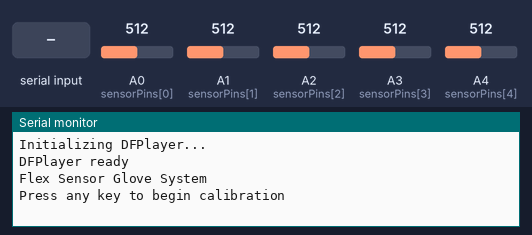
A sketch run on a simulated Arduino Uno, built with avr-gcc and run on an emulated ATmega328P. Parts: the last lines printed to the serial monitor. The test bench sets the inputs (shaded band); at power-on: A1 (sensorPins[1]) = 512, A3 (sensorPins[3]) = 512, A0 (sensorPins[0]) = 512, A2 (sensorPins[2]) = 512, A4 (sensorPins[4]) = 512. The audio player accepts every command and is not drawn.

Above: at 2.7 s.
2.8 s: "1" received over Serial
At 3.6 s:
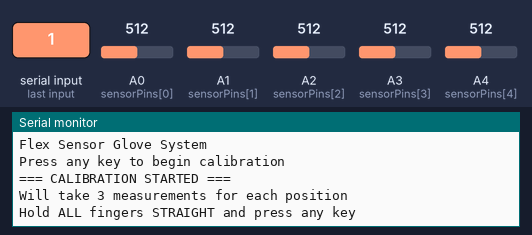
4.3 s: "0" received over Serial
At 5.16 s:
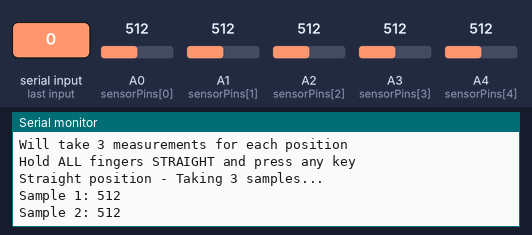
6.3 s: "2" received over Serial
9.3 s: A1 (sensorPins[1]) set to 716
At 12.1 s:
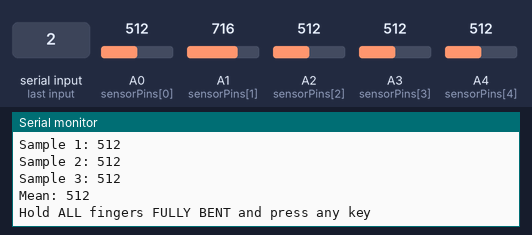
12.3 s: "1" received over Serial
At 13.16 s:
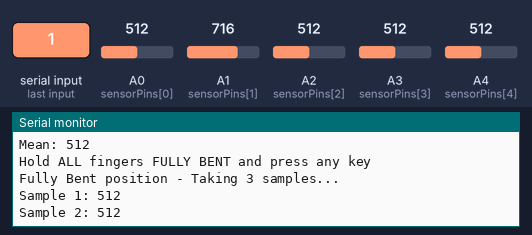
14.9 s: A3 (sensorPins[3]) set to 716
At 16.7 s:
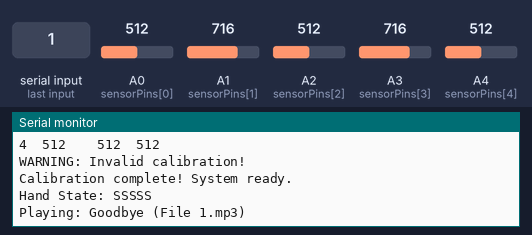
Timing chart, 0 to 18.2 s (numbered marks = the images above; inputs shaded):
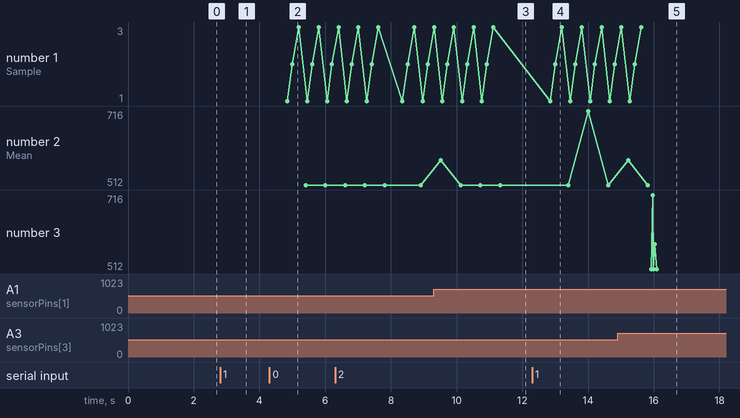

The sketch:

SignLanguageGlove.ino
```cpp
#include <Arduino.h>
#include <SoftwareSerial.h>
#include <DFRobotDFPlayerMini.h>

#define NUM_SENSORS 5
#define SMOOTHING_WINDOW 5
#define CALIBRATION_SAMPLES 3

// Pins
const int sensorPins[NUM_SENSORS] = {A0, A1, A2, A3, A4};
SoftwareSerial mySoftwareSerial(10, 11); // RX, TX for DFPlayer
DFRobotDFPlayerMini myDFPlayer;

// Finger calibration structure
typedef struct {
  int straightValue;
  int bentValue;
  int fullyBentValue;
  int currentValue;
  int rawValue;
  int readings[SMOOTHING_WINDOW];
  int readIndex;
} FingerCalibration;

FingerCalibration fingers[NUM_SENSORS];
bool calibrationDone = false;

// ASL command structure with custom file numbers
struct ASLCommand {
  const char* name;
  const char* pattern;
  uint16_t fileNumber;
};

// Finger pattern per sign: one letter per finger (S = straight, B = bent, F = fully bent).
// fileNumber is the track played from the DFPlayer SD card.
ASLCommand aslCommands[] = {
  // Basic commands
  {"Hello", "BSBSS", 2},
  {"Goodbye", "SSSSS", 1},
  {"Thank you", "BSSBS", 6},
  {"Yes", "FFFFB",7},
  {"No", "FFBFF", 4},
  {"Help", "FSFSS", 3},

  // Alphabet (A-Z)
  {"A", "SFFFF", 9}, {"B", "BSSSS", 10}, {"C", "SBBBB", 11},
  {"D", "BSBBB", 12}, {"E", "FBBBB", 13}, {"F", "BBSSS", 14},
  {"G", "SSBBB", 15}, {"H", "BSSFF", 16}, {"I", "FFFFS", 17},
  {"J", "BFFFS", 18}, {"K", "SSSFF", 19}, {"L", "SSFFF", 20},

  {"M", "FFFFF", 21}, {"N", "BBBFF", 22}, {"O", "BBBBB", 23},
  {"P", "SSBFF", 24}, {"Q", "SSBBF", 25}, {"R", "BSBFF", 26},
  {"S", "BFFFF", 27}, {"T", "SBBFF", 28}, {"U", "BSSBB", 29},
  {"V", "FSSFF", 30}, {"W", "FSSSF", 31}, {"X", "FBFFF", 32},
  {"Y", "SFFFS", 33}, {"Z", "FSFFF", 34},

  // Additional phrases
  {"I love you", "SSFFS", 401},
  {"What's your name", "FSFFS", 8},
  {"Skibidi", "SBSBS", 5}
};
const int aslCommandCount = sizeof(aslCommands)/sizeof(aslCommands[0]);

void setup() {
  Serial.begin(9600);
  mySoftwareSerial.begin(9600);

  Serial.println(F("Initializing DFPlayer..."));
  delay(1000);

  if (!myDFPlayer.begin(mySoftwareSerial)) {
    Serial.println(F("Connection error:"));
    Serial.println(F("1. Check DFPlayer wiring (RX->10, TX->11)"));
    Serial.println(F("2. Insert formatted SD card (FAT32)"));
    while(true);
  }

  Serial.println(F("DFPlayer ready"));
  myDFPlayer.volume(20);  // Set volume (0-30)
  myDFPlayer.EQ(DFPLAYER_EQ_NORMAL);
  myDFPlayer.outputDevice(DFPLAYER_DEVICE_SD);

  // Initialize finger sensors
  for (int i = 0; i < NUM_SENSORS; i++) {
    fingers[i].straightValue = 0;
    fingers[i].bentValue = 0;
    fingers[i].fullyBentValue = 0;
    fingers[i].currentValue = 0;
    fingers[i].rawValue = 0;
    fingers[i].readIndex = 0;
    for (int j = 0; j < SMOOTHING_WINDOW; j++) {
      fingers[i].readings[j] = 0;
    }
  }

  Serial.println(F("\nFlex Sensor Glove System"));
  Serial.println(F("Press any key to begin calibration"));
}

void loop() {
  if (!calibrationDone) {
    if (Serial.available()) {
      while (Serial.available()) Serial.read();
      calibrateSensors();
      calibrationDone = true;
      Serial.println(F("Calibration complete! System ready."));
    }
    return;
  }

  readAndProcessSensors();
  String currentState = getCurrentHandState();
  Serial.print(F("Hand State: "));
  Serial.println(currentState);

  // Check for matching ASL commands
  for (int i = 0; i < aslCommandCount; i++) {
    if (currentState.equals(aslCommands[i].pattern)) {
      Serial.print(F("Playing: "));
      Serial.print(aslCommands[i].name);
      Serial.print(F(" (File "));
      Serial.print(aslCommands[i].fileNumber);
      Serial.println(F(".mp3)"));

      myDFPlayer.play(aslCommands[i].fileNumber);
      delay(2000); // Wait for sound to play
      break;
    }
  }
  delay(100);
}

void calibrateSensors() {
  Serial.println(F("\n=== CALIBRATION STARTED ==="));
  Serial.println(F("Will take 3 measurements for each position"));

  // Calibrate STRAIGHT position
  Serial.println(F("\nHold ALL fingers STRAIGHT and press any key"));
  waitForSerialInput();
  for (int i = 0; i < NUM_SENSORS; i++) {
    fingers[i].straightValue = getCalibrationValue(sensorPins[i], "Straight");
  }

  // Calibrate BENT position
  Serial.println(F("\nHold ALL fingers BENT and press any key"));
  waitForSerialInput();
  for (int i = 0; i < NUM_SENSORS; i++) {
    fingers[i].bentValue = getCalibrationValue(sensorPins[i], "Bent");
  }

  // Calibrate FULLY BENT position
  Serial.println(F("\nHold ALL fingers FULLY BENT and press any key"));
  waitForSerialInput();
  for (int i = 0; i < NUM_SENSORS; i++) {
    fingers[i].fullyBentValue = getCalibrationValue(sensorPins[i], "Fully Bent");
  }

  Serial.println(F("\n=== CALIBRATION COMPLETE ==="));
  printCalibrationValues();
}

int getCalibrationValue(int pin, const char* position) {
  int samples[CALIBRATION_SAMPLES];
  int sum = 0;

  Serial.print(position);
  Serial.println(F(" position - Taking 3 samples..."));

  for (int i = 0; i < CALIBRATION_SAMPLES; i++) {
    samples[i] = analogRead(pin);
    sum += samples[i];
    Serial.print(F("Sample "));
    Serial.print(i+1);
    Serial.print(F(": "));
    Serial.println(samples[i]);
    delay(200);
  }

  int mean = sum / CALIBRATION_SAMPLES;
  Serial.print(F("Mean: "));
  Serial.println(mean);

  return mean;
}

void waitForSerialInput() {
  while (!Serial.available());
  while (Serial.available()) Serial.read();
  delay(500);
}

void readAndProcessSensors() {
  for (int i = 0; i < NUM_SENSORS; i++) {
    fingers[i].rawValue = analogRead(sensorPins[i]);

    fingers[i].readings[fingers[i].readIndex] = fingers[i].rawValue;
    fingers[i].readIndex = (fingers[i].readIndex + 1) % SMOOTHING_WINDOW;

    int total = 0;
    for (int j = 0; j < SMOOTHING_WINDOW; j++) {
      total += fingers[i].readings[j];
    }
    fingers[i].currentValue = total / SMOOTHING_WINDOW;
  }
}

char getFingerState(int fingerIndex) {
  int value = fingers[fingerIndex].currentValue;
  int straight = fingers[fingerIndex].straightValue;
  int bent = fingers[fingerIndex].bentValue;
  int fullyBent = fingers[fingerIndex].fullyBentValue;

  // Using mean ±5 range for decision
  if (abs(value - straight) <= 5) return 'S';
  else if (abs(value - bent) <= 5) return 'B';
  else if (abs(value - fullyBent) <= 5) return 'F';

  // If not in clear range, estimate position
  if (value < bent) return (value < (straight+bent)/2) ? 'S' : 'B';
  else return (value < (bent+fullyBent)/2) ? 'B' : 'F';
}

String getCurrentHandState() {
  String state;
  for (int i = 0; i < NUM_SENSORS; i++) {
    state += getFingerState(i);
  }
  return state;
}

void printCalibrationValues() {
  Serial.println(F("\nCalibration Values:"));
  Serial.println(F("Finger\tStraight\tBent\tFully Bent"));
  for (int i = 0; i < NUM_SENSORS; i++) {
    Serial.print(i);
    Serial.print('\t');
    Serial.print(fingers[i].straightValue);
    Serial.print(F("\t\t"));
    Serial.print(fingers[i].bentValue);
    Serial.print('\t');
    Serial.println(fingers[i].fullyBentValue);

    if (fingers[i].straightValue >= fingers[i].bentValue ||
        fingers[i].bentValue >= fingers[i].fullyBentValue) {
      Serial.println(F("WARNING: Invalid calibration!"));
    }
  }
}
```

Measured:
- after the input at 2.8 s, the serial monitor: prints a new line at once (image 1)
- after the input at 4.3 s, the serial monitor: prints a new line after 0.50 s (image 2)
- after the input at 9.3 s, the serial monitor: prints a new line at once (image 3)
- after the input at 12.3 s, the serial monitor: prints a new line after 0.50 s (image 4)
- after the input at 14.9 s, the serial monitor: prints a new line after 0.32 s (image 5)
